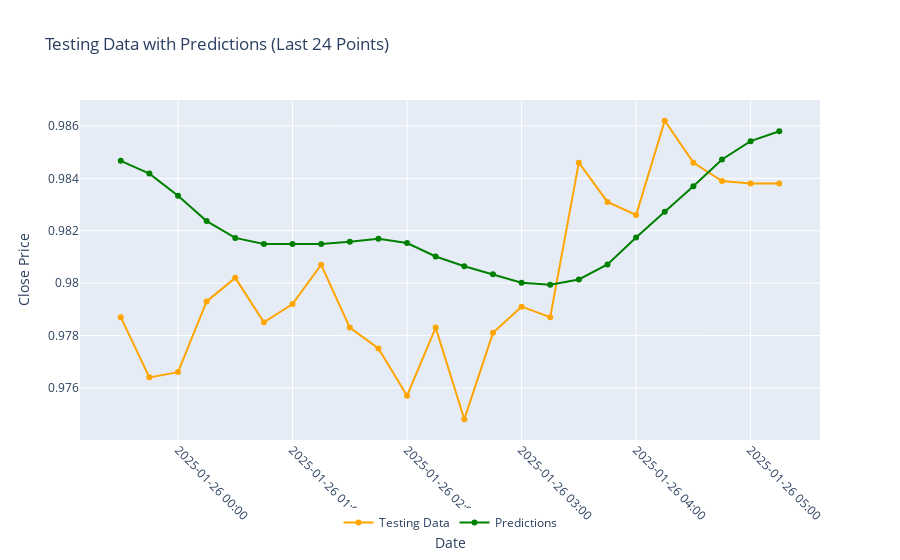
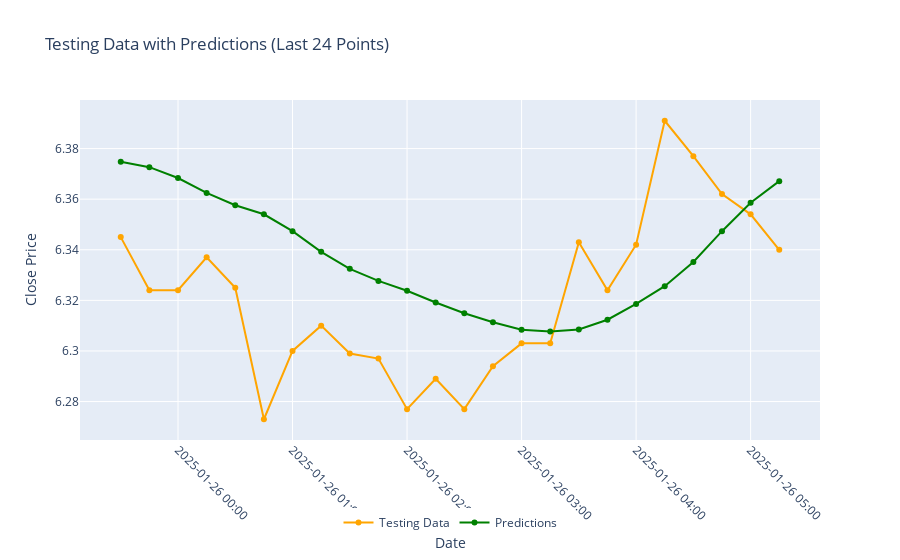
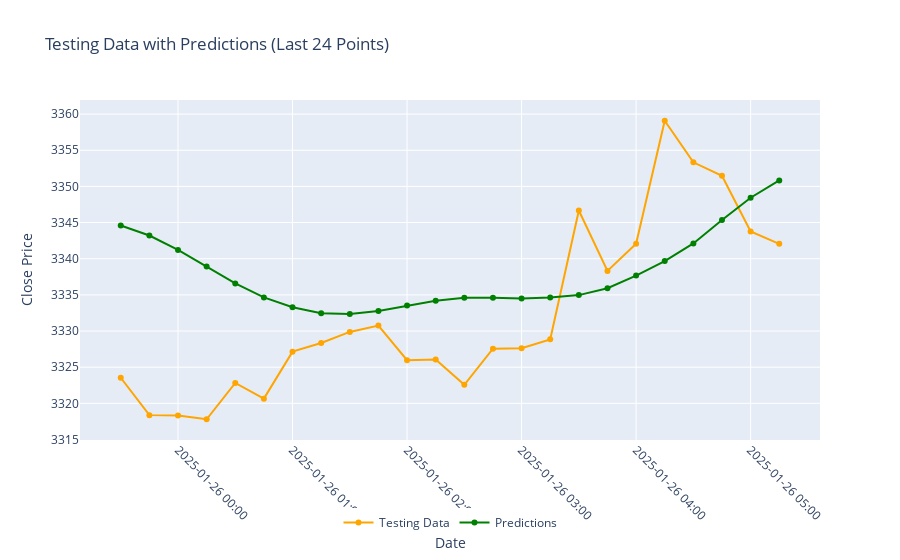
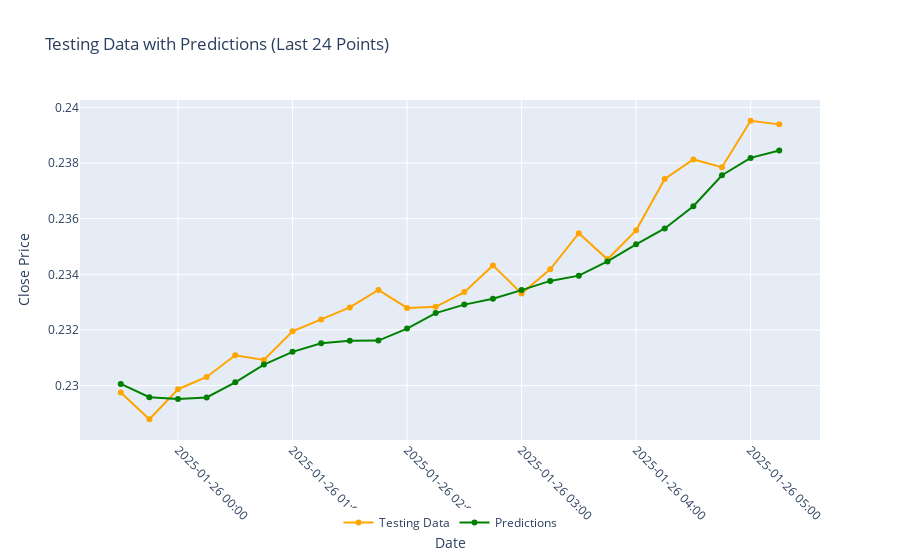

The notebook cell these images were saved under, in order:
### Markdown cell above
## Running the Pipeline

### Function: `run_pipeline_for_all_products`

This function automates the pipeline for all cryptocurrencies in the dataset:
1. Loads and preprocesses data for each `product_id`.
2. Splits and scales the data.
3. Trains an LSTM model on the training set.
4. Evaluates the model using RMSE on the test set.
5. Saves the trained model, scalers, and predictions.
6. Visualizes the results using both Matplotlib and Plotly.


 Sequence Length: 192
1. The sequence_length parameter defines how many past timesteps are used for prediction.
2. With 15-minute data, 192 timesteps represent 48 hours of historical data.
3. This provides enough context to capture short-term trends while balancing computational efficiency.

### Code cell
def run_pipeline_for_all_products(csv_path, sequence_length = 192 , epochs=5, batch_size=32, save_dir="models_900"):
    df = pd.read_csv(csv_path)
    product_ids = df['product_id'].unique()

    results = {}
    for product_id in product_ids:
        print(f"Processing Product: {product_id}")
        product_data = load_and_preprocess_data(csv_path, product_id)

        X_train, X_test, y_train, y_test, dates_train, dates_test, scaler_X, scaler_y = split_and_scale_data(
            product_data[['low', 'high', 'open', 'close', 'volume', 'SMA_7', 'EMA_7', 'SMA_30', 'EMA_30']],
            product_data['close'],
            product_data['time'],
            sequence_length
        )

        model = build_and_train_model(X_train, y_train, X_test, y_test, sequence_length, epochs, batch_size)

        save_model_and_scalers(model, scaler_X, scaler_y, product_id, save_dir)

        predictions_df, rmse = make_predictions_and_save(X_test, y_test, dates_test, scaler_y, product_id, save_dir, model)

        plot_results(
            dates_train, scaler_y.inverse_transform(y_train),
            dates_test, scaler_y.inverse_transform(y_test),
            predictions_df['Prediction'], product_id
        )

        plot_with_plotly(dates_test, scaler_y.inverse_transform(y_test), predictions_df['Prediction'])

        results[product_id] = {
            'model': model,
            'predictions': predictions_df,
            'rmse': rmse
        }

    return results

# Example usage
results = run_pipeline_for_all_products("900_gran_data.csv", sequence_length=192, epochs=15, batch_size=32)
